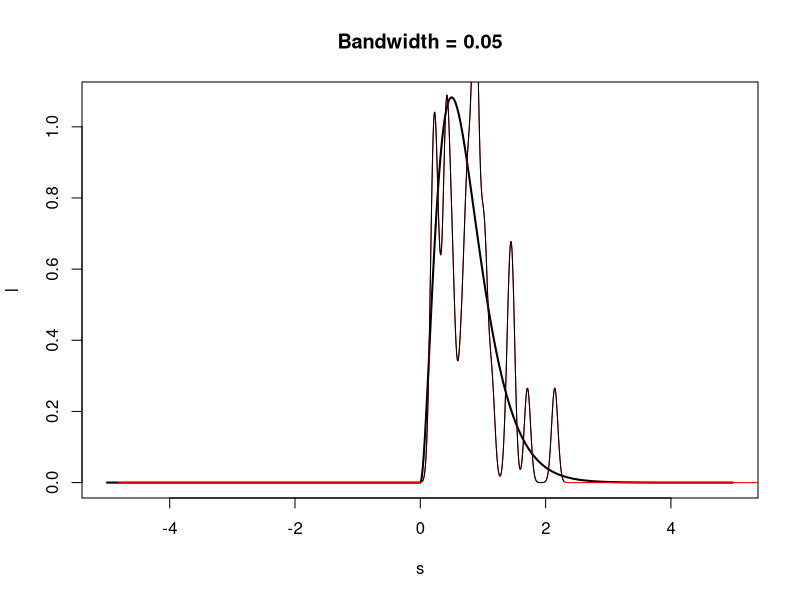
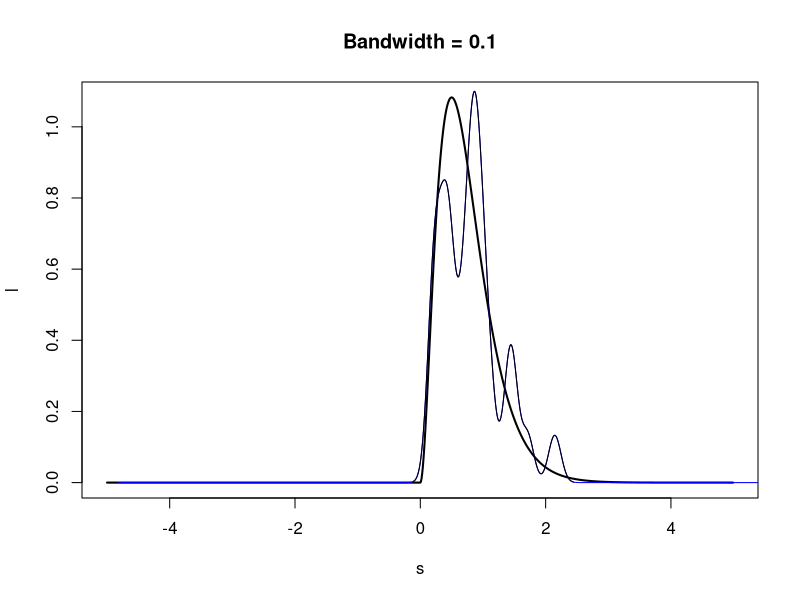
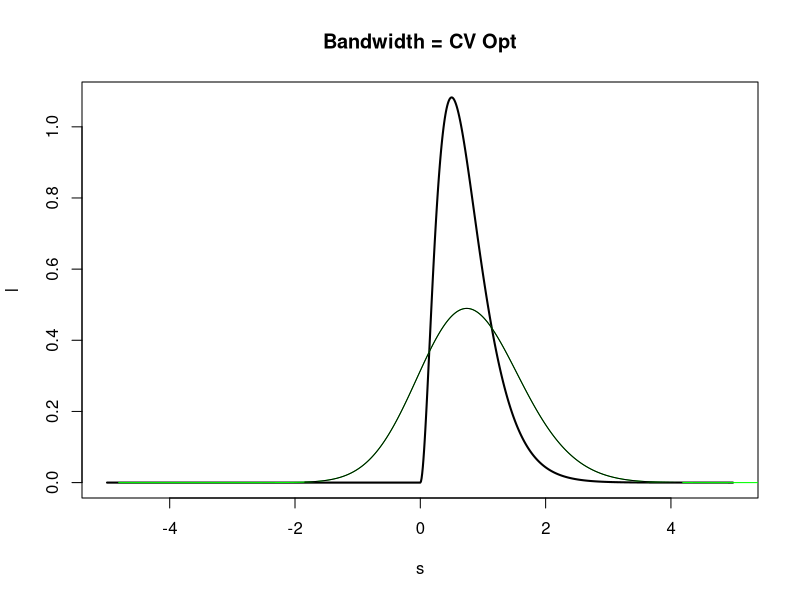
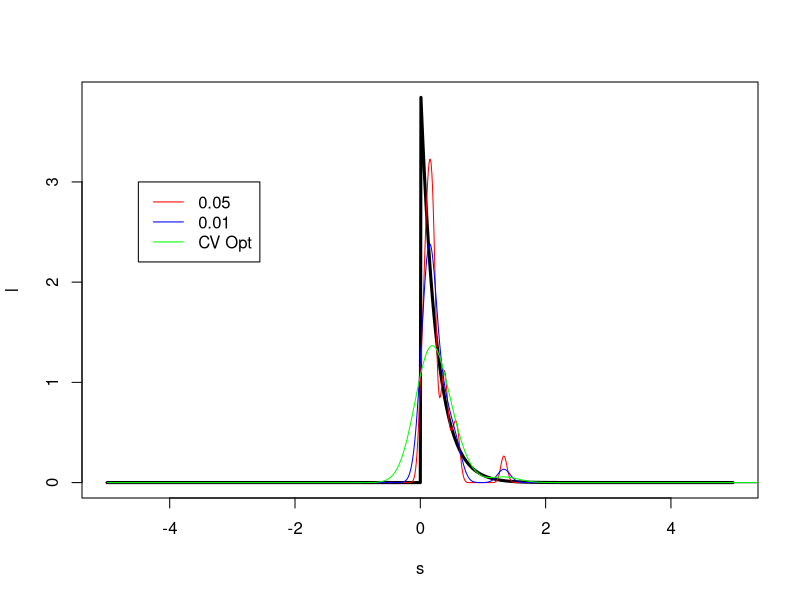
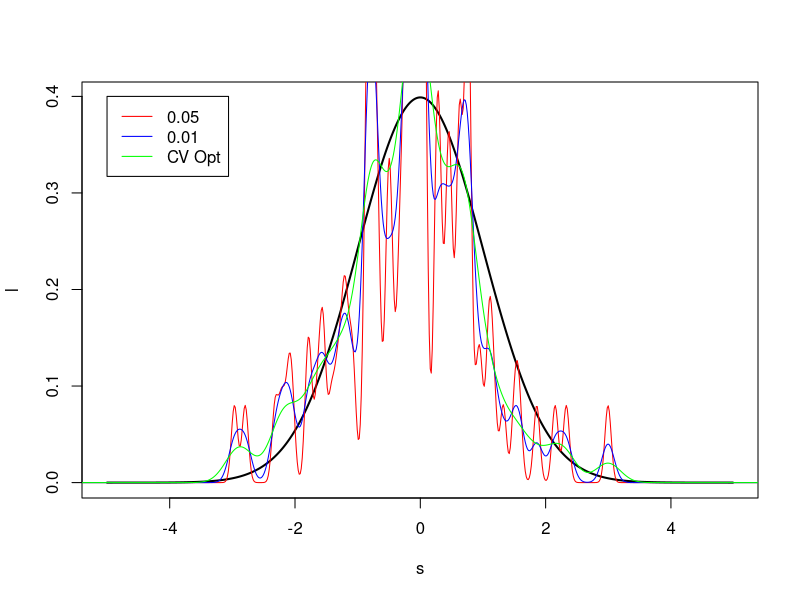
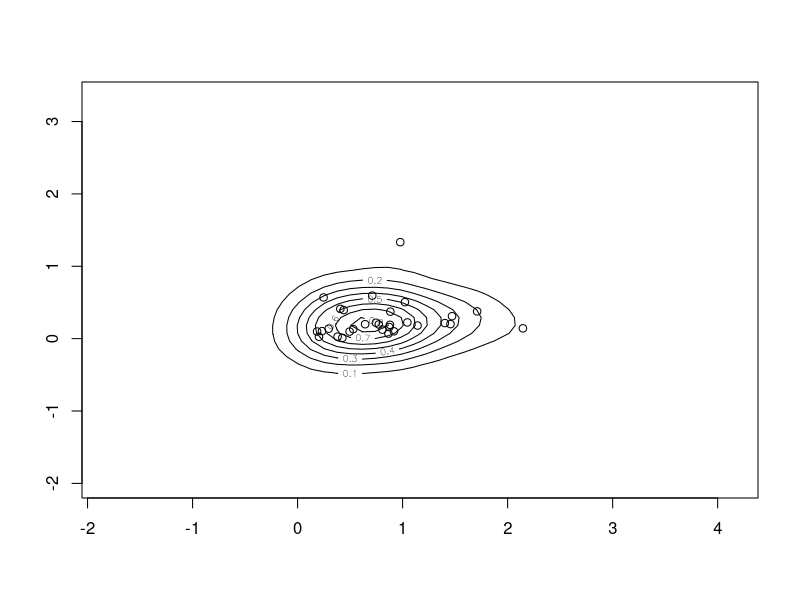
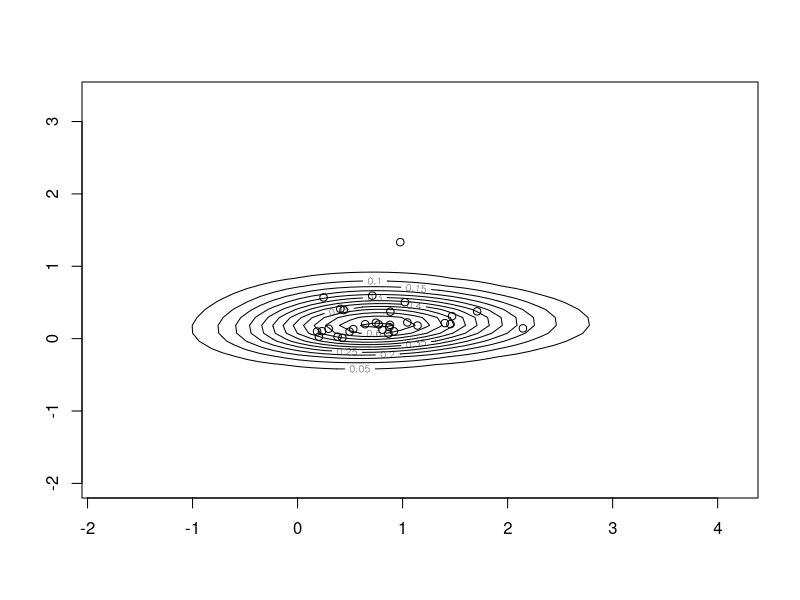
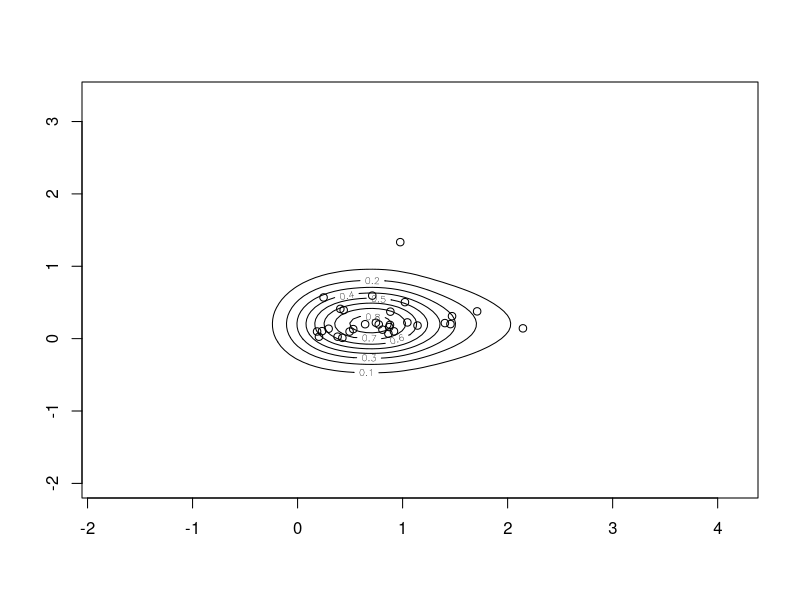

These charts were generated, in order, by the following R code:
## ---- chunk 1
library(MASS)
library(graphics)
library(mvtnorm)
## ---- chunk 2
myKDE1 <- function(d, bw){
  n <- length(d)
  my_bins <- c(rep(NA, 1000))
  my_heights <- c(rep(NA, 1000))
  step <- (max(d) + 5 - (min(d) - 5)) / 1000
  pos <- min(d) - 5
  for(i in 1:length(my_bins)){
    height <- 0
    for(x in d){
      height <- height + 1/sqrt(2*pi)*exp(-1/2*((pos-x)/bw)^2)
    }
    height <- height / (n * bw)
    my_bins[i] <- pos
    my_heights[i] <- height
    pos <- pos + step
  }
  my_points <- cbind(my_bins, my_heights)
  return(my_points)
}
## ---- chunk 3
set.seed(306)

x <- rgamma(30, 3, 4) # 1D

y <- rexp(30, 4)

df <- data.frame(x, y) # 2D

## ---- chunk 4
bw_x <- ucv(x)
bw_x
l <- rep(NA, 1000)
s <- rep(NA, 1000)
step <- 1/100
pos <- -5
for(i in 1:1000){
  l[i] = dgamma(pos, 3, 4)
  s[i] <- pos
  pos <- pos + step
}
plot(l ~ s, type = "l", lwd = 2, main = "Bandwidth = 0.05")
lines(myKDE1(x, 0.05), col = "red")
lines(density(x, bw = 0.05))

plot(l ~ s, type = "l", lwd = 2, main = "Bandwidth = 0.1")
lines(myKDE1(x, 0.1), col = "blue")
lines(density(x, bw = 0.1))

plot(l ~ s, type = "l", lwd = 2, main = "Bandwidth = CV Opt")
lines(myKDE1(x, bw_x), col = "green")
lines(density(x, bw = bw_x))
## ---- chunk 5
bw_y <- ucv(y)
bw_y
l <- rep(NA, 1000)
s <- rep(NA, 1000)
step <- 1/100
pos <- -5
for(i in 1:1000){
  l[i] <- dexp(pos, 4)
  s[i] <- pos
  pos <- pos + step
}
plot(l ~ s, type = "l", lwd = 3)
legend(-4.5, 3, c(0.05, 0.01, "CV Opt"), col = c("red", "blue", "green"), lty = c(1, 1, 1))
lines(myKDE1(y, 0.05), col = "red")
lines(myKDE1(y, 0.1), col = "blue")
lines(myKDE1(y, bw_y), col = "green")
## ---- chunk 6
z <- rnorm(100, 0, 1)
bw_z <- ucv(z)
bw_z
my_points <- myKDE1(z, 0.05)
l <- rep(NA, 1000)
s <- rep(NA, 1000)
step <- 1/100
pos <- -5
for(i in 1:1000){
  l[i] = dnorm(pos)
  s[i] <- pos
  pos <- pos + step
}
plot(l ~ s, type = "l", lwd = 2)
legend(-5, 0.4, c(0.05, 0.01, "CV Opt"), col = c("red", "blue", "green"), lty = c(1, 1, 1))
lines(myKDE1(z, 0.05), col = "red")
lines(myKDE1(z, 0.1), col = "blue")
lines(myKDE1(z, bw_z), col = "green")
## ---- chunk 7
myKDE2_KI <- function(d, bw){
  get_height <- function(x, y, d, bw){
    height <- 0
    for(i in 1:nrow(d)){
       height <- height + 1/sqrt(2*pi)*exp(-1/2*((x-d[i,1])/bw[1])^2)*1/sqrt(2*pi)*exp(-1/2*((y-d[i,2])/bw[2])^2)
    }
    height <- height/prod(nrow(d), bw)
    return(height)
  }
  x = seq(min(d[,1]) - 2, max(d[,1])+2, length.out = 50)
  y = seq(min(d[,2]) - 2, max(d[,2])+2, length.out = 50)
  heights <- matrix(rep(NA, length(x)* length(y)), nrow = length(x), byrow = T)
  for(i in 1:length(x)){
    for(j in 1:length(y)){
      heights[i, j] <- get_height(x[i], y[j],d, bw)
    }
  }
  contour(x, y, heights)
}


myKDE2_FI <- function(d, bw){
  get_height <- function(p, d, bw){
    height <- 0
    for(datum in d){
      height <- height + 1/sqrt(2*pi)*exp(-1/2*((p-datum)/bw)^2)
    }
    height <- height/prod(length(d), bw)
    return(height)
  }
  x = seq(min(d[,1]) - 2, max(d[,1])+2, length.out = 100)
  y = seq(min(d[,2]) - 2, max(d[,2])+2, length.out = 100)
  heights <- matrix(rep(NA, length(x)* length(y)), nrow = length(x), byrow = T)
  for(i in 1:length(x)){
    for(j in 1:length(y)){
      heights[i, j] <- get_height(x[i], d[,1], bw[1]) * get_height(y[j], d[,2], bw[2])
    }
  }
  contour(x, y, heights)
}

## ---- chunk 8

myKDE2_KI(data.frame(x, y), c(0.3, 0.3))
points(data.frame(x, y))

myKDE2_KI(data.frame(x, y), c(bw_x, bw_y))
points(data.frame(x, y))

myKDE2_FI(data.frame(x, y), c(0.3, 0.3))
points(data.frame(x, y))

myKDE2_FI(data.frame(x, y), c(bw_x, bw_y))
points(data.frame(x, y))
## ---- chunk 9
a <- rnorm(50)
b <- rnorm(50)
bw_a <- ucv(a)
bw_b <- ucv(b)
par(mfrow = c(1, 1))

myKDE2_KI(data.frame(a, b), c(1, 1))
points(data.frame(a, b))

myKDE2_KI(data.frame(a, b), c(bw_a, bw_b))
points(data.frame(a, b))

myKDE2_FI(data.frame(a, b), c(1, 1))
points(data.frame(a, b))

myKDE2_FI(data.frame(a, b), c(bw_a, bw_b))
points(data.frame(a, b))
